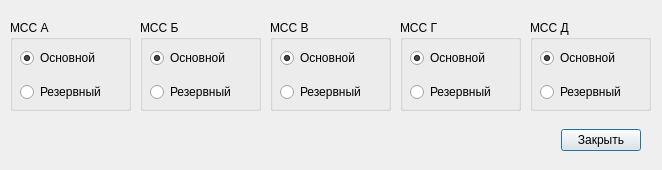
<?xml version="1.0" encoding="UTF-8"?>
<ui version="4.0">
 <class>dManualKomMSS</class>
 <widget class="QDialog" name="dManualKomMSS">
  <property name="geometry">
   <rect>
    <x>0</x>
    <y>0</y>
    <width>662</width>
    <height>170</height>
   </rect>
  </property>
  <property name="windowTitle">
   <string>Ручное управление коммутатор МСС</string>
  </property>
  <widget class="QGroupBox" name="groupBox">
   <property name="geometry">
    <rect>
     <x>10</x>
     <y>20</y>
     <width>121</width>
     <height>91</height>
    </rect>
   </property>
   <property name="title">
    <string>МСС А</string>
   </property>
   <widget class="QWidget" name="verticalLayoutWidget">
    <property name="geometry">
     <rect>
      <x>0</x>
      <y>20</y>
      <width>121</width>
      <height>71</height>
     </rect>
    </property>
    <layout class="QVBoxLayout" name="verticalLayout">
     <property name="leftMargin">
      <number>10</number>
     </property>
     <item>
      <widget class="QRadioButton" name="rbMSSA_osn">
       <property name="text">
        <string>Основной</string>
       </property>
       <property name="checked">
        <bool>true</bool>
       </property>
      </widget>
     </item>
     <item>
      <widget class="QRadioButton" name="rbMSSA_res">
       <property name="text">
        <string>Резервный</string>
       </property>
      </widget>
     </item>
    </layout>
   </widget>
  </widget>
  <widget class="QGroupBox" name="groupBox_2">
   <property name="geometry">
    <rect>
     <x>140</x>
     <y>20</y>
     <width>121</width>
     <height>91</height>
    </rect>
   </property>
   <property name="title">
    <string>МСС Б</string>
   </property>
   <widget class="QWidget" name="verticalLayoutWidget_2">
    <property name="geometry">
     <rect>
      <x>0</x>
      <y>20</y>
      <width>121</width>
      <height>71</height>
     </rect>
    </property>
    <layout class="QVBoxLayout" name="verticalLayout_2">
     <property name="leftMargin">
      <number>10</number>
     </property>
     <item>
      <widget class="QRadioButton" name="rbMSSB_osn">
       <property name="text">
        <string>Основной</string>
       </property>
       <property name="checked">
        <bool>true</bool>
       </property>
      </widget>
     </item>
     <item>
      <widget class="QRadioButton" name="rbMSSB_res">
       <property name="text">
        <string>Резервный</string>
       </property>
      </widget>
     </item>
    </layout>
   </widget>
  </widget>
  <widget class="QGroupBox" name="groupBox_3">
   <property name="geometry">
    <rect>
     <x>270</x>
     <y>20</y>
     <width>121</width>
     <height>91</height>
    </rect>
   </property>
   <property name="title">
    <string>МСС В</string>
   </property>
   <widget class="QWidget" name="verticalLayoutWidget_3">
    <property name="geometry">
     <rect>
      <x>0</x>
      <y>20</y>
      <width>121</width>
      <height>71</height>
     </rect>
    </property>
    <layout class="QVBoxLayout" name="verticalLayout_3">
     <property name="leftMargin">
      <number>10</number>
     </property>
     <item>
      <widget class="QRadioButton" name="rbMSSV_osn">
       <property name="text">
        <string>Основной</string>
       </property>
       <property name="checked">
        <bool>true</bool>
       </property>
      </widget>
     </item>
     <item>
      <widget class="QRadioButton" name="rbMSSV_res">
       <property name="text">
        <string>Резервный</string>
       </property>
      </widget>
     </item>
    </layout>
   </widget>
  </widget>
  <widget class="QGroupBox" name="groupBox_4">
   <property name="geometry">
    <rect>
     <x>400</x>
     <y>20</y>
     <width>121</width>
     <height>91</height>
    </rect>
   </property>
   <property name="title">
    <string>МСС Г</string>
   </property>
   <widget class="QWidget" name="verticalLayoutWidget_4">
    <property name="geometry">
     <rect>
      <x>0</x>
      <y>20</y>
      <width>121</width>
      <height>71</height>
     </rect>
    </property>
    <layout class="QVBoxLayout" name="verticalLayout_4">
     <property name="leftMargin">
      <number>10</number>
     </property>
     <item>
      <widget class="QRadioButton" name="rbMSSG_osn">
       <property name="text">
        <string>Основной</string>
       </property>
       <property name="checked">
        <bool>true</bool>
       </property>
      </widget>
     </item>
     <item>
      <widget class="QRadioButton" name="rbMSSG_res">
       <property name="text">
        <string>Резервный</string>
       </property>
      </widget>
     </item>
    </layout>
   </widget>
  </widget>
  <widget class="QGroupBox" name="groupBox_5">
   <property name="geometry">
    <rect>
     <x>530</x>
     <y>20</y>
     <width>121</width>
     <height>91</height>
    </rect>
   </property>
   <property name="title">
    <string>МСС Д</string>
   </property>
   <widget class="QWidget" name="verticalLayoutWidget_5">
    <property name="geometry">
     <rect>
      <x>0</x>
      <y>20</y>
      <width>121</width>
      <height>71</height>
     </rect>
    </property>
    <layout class="QVBoxLayout" name="verticalLayout_5">
     <property name="leftMargin">
      <number>10</number>
     </property>
     <item>
      <widget class="QRadioButton" name="rbMSSD_osn">
       <property name="text">
        <string>Основной</string>
       </property>
       <property name="checked">
        <bool>true</bool>
       </property>
      </widget>
     </item>
     <item>
      <widget class="QRadioButton" name="rbMSSD_res">
       <property name="text">
        <string>Резервный</string>
       </property>
      </widget>
     </item>
    </layout>
   </widget>
  </widget>
  <widget class="QWidget" name="horizontalLayoutWidget">
   <property name="geometry">
    <rect>
     <x>10</x>
     <y>120</y>
     <width>641</width>
     <height>41</height>
    </rect>
   </property>
   <layout class="QHBoxLayout" name="horizontalLayout">
    <property name="rightMargin">
     <number>10</number>
    </property>
    <item>
     <spacer name="horizontalSpacer">
      <property name="orientation">
       <enum>Qt::Horizontal</enum>
      </property>
      <property name="sizeHint" stdset="0">
       <size>
        <width>40</width>
        <height>20</height>
       </size>
      </property>
     </spacer>
    </item>
    <item>
     <widget class="QPushButton" name="pbClose">
      <property name="text">
       <string>Закрыть</string>
      </property>
     </widget>
    </item>
   </layout>
  </widget>
 </widget>
 <resources/>
 <connections>
  <connection>
   <sender>pbClose</sender>
   <signal>clicked()</signal>
   <receiver>dManualKomMSS</receiver>
   <slot>accept()</slot>
   <hints>
    <hint type="sourcelabel">
     <x>609</x>
     <y>140</y>
    </hint>
    <hint type="destinationlabel">
     <x>330</x>
     <y>84</y>
    </hint>
   </hints>
  </connection>
 </connections>
</ui>
